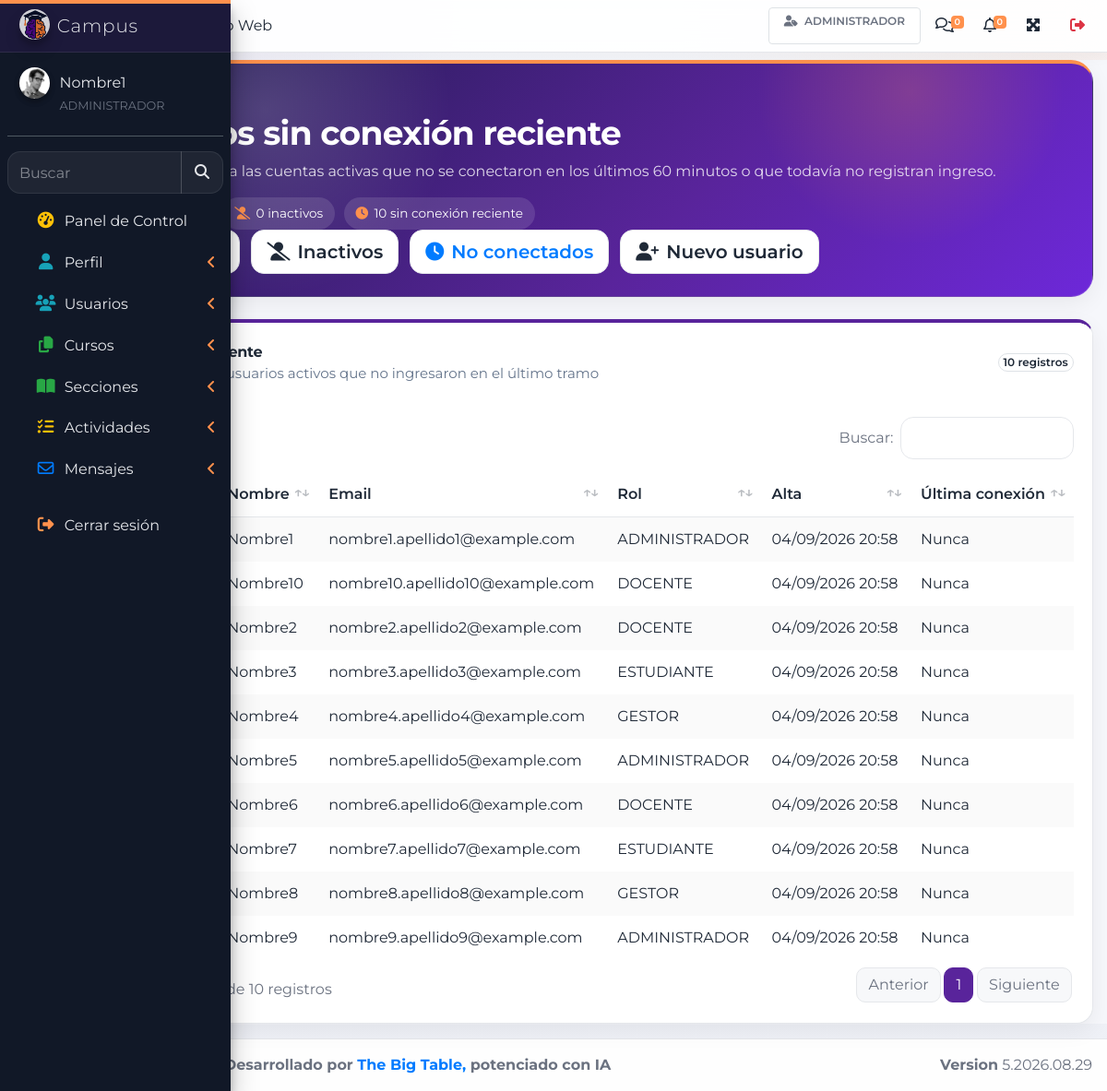
Page /index.php?r=usuarios-no-conectados (signed in) on the committed database.
### tables this page shows
CREATE TABLE IF NOT EXISTS `usuarios` (
  `idUsuario` int NOT NULL AUTO_INCREMENT,
  `nombreUsuario` char(20) NOT NULL,
  `apellidoUsuario` char(20) NOT NULL,
  `email` varchar(50) NOT NULL,
  `pass` varchar(100) NOT NULL,
  `resetPass` tinyint(1) NOT NULL,
  `imgUsuario` varchar(30) NOT NULL,
  `activo` tinyint(1) NOT NULL,
  `rol` char(15) NOT NULL,
  `fechaAlta` datetime NOT NULL DEFAULT CURRENT_TIMESTAMP,
  `ultimaConexion` datetime DEFAULT NULL,
  `fechaBaja` datetime DEFAULT NULL,
  `motivoBaja` varchar(255) DEFAULT NULL,
  `usuarioBaja` int DEFAULT NULL,
  `wpUserId` bigint DEFAULT NULL,
  `origenAuth` varchar(20) NOT NULL DEFAULT 'LOCAL',
  PRIMARY KEY (`idUsuario`),
  KEY `idx_wp_user` (`wpUserId`)
);

### controladores/plantilla.controller.php (called while the page is built)
<?php
class PlantillaController{
    public function crtGetPlantilla(){
        include "vistas/plantilla.php";
}
}

### index.php (called while the page is built, shortened)
<?php
require_once("controladores/auth.controller.php");
require_once("controladores/plantilla.controller.php");
require_once("controladores/usuarios.controller.php");
$plantilla= new PlantillaController();
$plantilla->crtGetPlantilla();
?>

### modelos/usuarios.modelo.php (called while the page is built, shortened)
<?php
require_once('conexion.php');
class ModeloUsuarios
{
    public static function mdlSeleccionarUsuarios($item, $valor)
    {
        $columnasPermitidas = ['idUsuario', 'nombreUsuario', 'apellidoUsuario', 'email', 'rol', 'activo', 'resetPass'];
        $stmt = Conexion::conectar()->prepare("
            SELECT u.*,
                   DATE_FORMAT(u.fechaAlta, '%d/%m/%Y %H:%i') AS fechaAltaFmt,
                   DATE_FORMAT(u.ultimaConexion, '%d/%m/%Y %H:%i') AS ultimaConexionFmt,
                   DATE_FORMAT(u.fechaBaja, '%d/%m/%Y %H:%i') AS fechaBajaFmt,
                   CONCAT(u2.nombreUsuario, ' ', u2.apellidoUsuario) AS usuarioBajaNombre
            FROM usuarios u
            LEFT JOIN usuarios u2 ON u2.idUsuario = u.usuarioBaja
            WHERE u.$item = :valor
            ORDER BY u.apellidoUsuario ASC, u.nombreUsuario ASC
        ");
        $stmt->bindParam(":valor", $valor, PDO::PARAM_STR);
        $stmt->execute();
        return $stmt->fetchAll(PDO::FETCH_ASSOC);
    }
    public static function mdlUsuariosNoConectadosRecientes($minutos = 60)
    {
        $minutos = max(1, (int) $minutos);
        $stmt = Conexion::conectar()->prepare("
            SELECT u.*,
                   DATE_FORMAT(u.fechaAlta, '%d/%m/%Y %H:%i') AS fechaAltaFmt,
                   DATE_FORMAT(u.ultimaConexion, '%d/%m/%Y %H:%i') AS ultimaConexionFmt,
                   DATE_FORMAT(u.fechaBaja, '%d/%m/%Y %H:%i') AS fechaBajaFmt,
                   CONCAT(u2.nombreUsuario, ' ', u2.apellidoUsuario) AS usuarioBajaNombre
            FROM usuarios u
            LEFT JOIN usuarios u2 ON u2.idUsuario = u.usuarioBaja
            WHERE u.activo = 1
              AND (u.ultimaConexion IS NULL OR u.ultimaConexion < (NOW() - INTERVAL {$minutos} MINUTE))
            ORDER BY u.ultimaConexion IS NULL DESC, u.ultimaConexion ASC, u.apellidoUsuario ASC, u.nombreUsuario ASC
        ");
        $stmt->execute();
        return $stmt->fetchAll(PDO::FETCH_ASSOC);
    }
}

### modelos/conexion.php (called while the page is built, shortened)
<?php
class Conexion
{
    private static $pdo = null;
    private static function crearPdo($host, $port, $dbName, $user, $password)
    {
        $dsn = sprintf(
            'mysql:host=%s;port=%s;dbname=%s;charset=utf8mb4',
            $host,
            $port,
            $dbName
        );
        $link = new PDO($dsn, $user, $password);
        $link->setAttribute(PDO::ATTR_ERRMODE, PDO::ERRMODE_EXCEPTION);
        $link->exec('set names utf8mb4');
        $link->exec("SET time_zone = '-03:00'");
        return $link;
    }
    public static function conectar()
    {
        try {
            if (self::$pdo instanceof PDO) {
                return self::$pdo;
            }
            self::$pdo = self::crearPdo(DB_HOST, DB_PORT, DB_NAME, DB_USER, DB_PASSWORD);
            return self::$pdo;
        } catch (PDOException $e) {
            echo 'Error de conexion: ' . $e->getMessage();
            return null;
        }
    }
}
?>

### controladores/usuarios.controller.php (called while the page is built, shortened)
<?php
require_once('modelos/usuarios.modelo.php');
class ControladorUsuarios
{
    public static function crtSeleccionarUsuario($item, $valor)
    {
        return ModeloUsuarios::mdlSeleccionarUsuarios($item, $valor);
    }
    public static function crtUsuariosNoConectadosRecientes($minutos = 60)
    {
        return ModeloUsuarios::mdlUsuariosNoConectadosRecientes((int) $minutos);
    }
}

### vistas/paginas/usuario/usuarios-no-conectados.php (the view, shortened to what this page needs)
<?php
$usuarios = ControladorUsuarios::crtUsuariosNoConectadosRecientes(60);
$usuariosNoConectados = count($usuarios);
$usuariosActivos = count(ControladorUsuarios::crtSeleccionarUsuario('activo', 1));
$usuariosInactivos = count(ControladorUsuarios::crtSeleccionarUsuario('activo', 0));
$e = static function ($valor) {
    return htmlspecialchars((string) $valor, ENT_QUOTES, 'UTF-8');
};
?>
<section class="content page-fade">
  <div class="container-fluid">
    <div class="entity-hero mb-4">
      <div class="entity-hero__content">
        <div class="d-flex flex-wrap align-items-start justify-content-between">
          <div class="mb-3 mb-lg-0">
            <span class="entity-kicker">Usuarios</span>
            <h1 class="entity-title mb-2">Usuarios sin conexión reciente</h1>
            <p class="entity-lead mb-3">
              Esta vista reúne a las cuentas activas que no se conectaron en los últimos 60 minutos o que todavía no registran ingreso.
            </p>
            <div class="d-flex flex-wrap" style="gap: .6rem;">
              <span class="entity-chip"><i class="fas fa-user-check"></i><?php echo (int) $usuariosActivos; ?> activos</span>
              <span class="entity-chip"><i class="fas fa-user-slash"></i><?php echo (int) $usuariosInactivos; ?> inactivos</span>
              <span class="entity-chip"><i class="fas fa-clock"></i><?php echo (int) $usuariosNoConectados; ?> sin conexión reciente</span>
            </div>
          </div>
          <div class="d-flex flex-wrap justify-content-end" style="gap: .75rem;">
            <a href="index.php?r=listado-usuarios" class="btn btn-outline-light btn-lg">
            </a>
            <a href="index.php?r=usuarios-inactivos" class="btn btn-outline-light btn-lg">
              <i class="fas fa-user-slash mr-2"></i>Inactivos
            </a>
            <a href="index.php?r=usuarios-no-conectados" class="btn btn-light btn-lg text-primary">
              <i class="fas fa-clock mr-2"></i>No conectados
            </a>
            <a href="index.php?r=crear-usuario" class="btn btn-outline-light btn-lg">
              <i class="fas fa-user-plus mr-2"></i>Nuevo usuario
            </a>
          </div>
        </div>
      </div>
    </div>
    <div class="card glass-card">
      <div class="card-header bg-white border-0">
        <div class="d-flex flex-wrap align-items-center justify-content-between">
          <div>
            <div class="section-title">Sin conexión reciente</div>
            <div class="section-subtitle">Útil para detectar usuarios activos que no ingresaron en el último tramo</div>
          </div>
          <span class="badge badge-light border"><?php echo (int) $usuariosNoConectados; ?> registros</span>
        </div>
      </div>
      <div class="card-body">
        <div class="table-responsive">
          <table id="example1" class="table table-hover table-striped table-borderless mb-0">
            <thead>
              <tr>
                <th>Apellido</th>
                <th>Nombre</th>
                <th>Email</th>
                <th>Rol</th>
                <th>Alta</th>
                <th>Última conexión</th>
              </tr>
            </thead>
            <tbody>
              <?php foreach ($usuarios as $valor): ?>
                <?php
                  $ultimaConexion = !empty($valor['ultimaConexionFmt']) ? $valor['ultimaConexionFmt'] : 'Nunca';
                ?>
                <tr>
                  <td><?php echo $e($valor['apellidoUsuario'] ?? ''); ?></td>
                  <td><?php echo $e($valor['nombreUsuario'] ?? ''); ?></td>
                  <td><?php echo $e($valor['email'] ?? ''); ?></td>
                  <td><?php echo $e($valor['rol'] ?? ''); ?></td>
                  <td><?php echo $e($valor['fechaAltaFmt'] ?? ''); ?></td>
                  <td><?php echo $e($ultimaConexion); ?></td>
                </tr>
              <?php endforeach; ?>
            </tbody>
          </table>
        </div>
      </div>
    </div>
  </div>
</section>

### rows in the picture
usuarios: nombreUsuario "Nombre1", email "nombre1.apellido1@example.com", rol "ADMINISTRADOR", fechaAltaFmt "04/09/2026 20:58", ultimaConexion "Nunca"
usuarios: nombreUsuario "Nombre10", email "nombre10.apellido10@example.com", rol "DOCENTE", fechaAltaFmt "04/09/2026 20:58", ultimaConexion "Nunca"
usuarios: nombreUsuario "Nombre2", email "nombre2.apellido2@example.com", rol "DOCENTE", fechaAltaFmt "04/09/2026 20:58", ultimaConexion "Nunca"
usuarios: nombreUsuario "Nombre3", email "nombre3.apellido3@example.com", rol "ESTUDIANTE", fechaAltaFmt "04/09/2026 20:58", ultimaConexion "Nunca"
usuarios: nombreUsuario "Nombre4", email "nombre4.apellido4@example.com", rol "GESTOR", fechaAltaFmt "04/09/2026 20:58", ultimaConexion "Nunca"
usuarios: nombreUsuario "Nombre5", email "nombre5.apellido5@example.com", rol "ADMINISTRADOR", fechaAltaFmt "04/09/2026 20:58", ultimaConexion "Nunca"
usuarios: nombreUsuario "Nombre6", email "nombre6.apellido6@example.com", rol "DOCENTE", fechaAltaFmt "04/09/2026 20:58", ultimaConexion "Nunca"
usuarios: nombreUsuario "Nombre7", email "nombre7.apellido7@example.com", rol "ESTUDIANTE", fechaAltaFmt "04/09/2026 20:58", ultimaConexion "Nunca"
usuarios: nombreUsuario "Nombre8", email "nombre8.apellido8@example.com", rol "GESTOR", fechaAltaFmt "04/09/2026 20:58", ultimaConexion "Nunca"
usuarios: nombreUsuario "Nombre9", email "nombre9.apellido9@example.com", rol "ADMINISTRADOR", fechaAltaFmt "04/09/2026 20:58", ultimaConexion "Nunca"

### other values in the picture
ControladorPermisos::etiquetaRol() "ADMINISTRADOR"
$cabecera['mensajes'] "0"
$cabecera['notificaciones'] "0"
$_SESSION['usuario']['nombre'] "Nombre1"
$usuariosInactivos "0"
$usuariosNoConectados "10"
